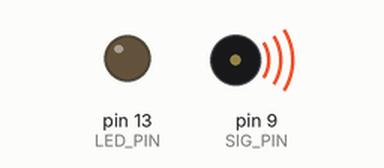
Recording of a sketch running on a simulated Arduino Uno, built with avr-gcc and run on an emulated ATmega328P. Shown: output pins drawn as LEDs (lit = HIGH), buzzer (waves = sounding). Pins used as bus, display or sensor lines are not drawn.

Above: at 0.7 s.
Timing chart, 0 to 5.0 s (numbered marks = the images above):
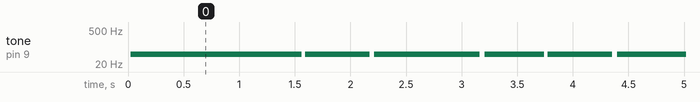

Measured:
- by itself, tone on pin 9 (SIG_PIN): repeats every 2.2 s: silent 0.03 s, 50 Hz 0.58 s, silent 0.04 s, 50 Hz 0.95 s, silent 0.04 s, 50 Hz 0.54 s

The sketch:

SuperFabPPM.ino
```cpp
//this programm will put out a PPM signal

//////////////////////CONFIGURATION///////////////////////////////
#define chanel_number 8  //set the number of chanels
#define default_servo_value 1111  //set the default servo value
#define PPM_Pause 10000  //set the PPM frame length in microseconds (1ms = 1000µs)
#define PPM_PulseLen 6//set the pulse length
#define SIG_PIN 9  //set PPM signal output pin on the arduino
#define LED_PIN 13  //set PPM signal output pin on the arduino
//////////////////////////////////////////////////////////////////

/*this array holds the servo values for the ppm signal
 change theese values in your code (usually servo values move between 1000 and 2000)*/
int ppm[chanel_number], ppmX[(chanel_number+1)*2];
unsigned long lastPing = 0, lastPPM = 0;
unsigned char settings = 0;
unsigned char pulseCounter = 17;


void setup(){
  Serial.begin(19200);
  //initiallize default ppm values
  for(int i=0; i<chanel_number; i++){
    ppm[i]= default_servo_value;
  }
  updatePPM();

  pinMode(SIG_PIN, OUTPUT);
  pinMode(LED_PIN, OUTPUT);
  digitalWrite(LED_PIN, LOW);//turn LEDs off

  timerSetup();
}

void loop(){
  //put main code here
  if(Serial.available() > 5)
  {
    if(Serial.read() == 'F')
    {
      Serial.write('F');
      ppm[2] = map(Serial.read(),30,150,1000,1500);//T
      ppm[3] = map(Serial.read(),30,150,1000,2000);//Y
      ppm[1] = map(Serial.read(),30,150,2000,1000);//P
      ppm[0] = map(Serial.read(),30,150,1000,2000);//R

      settings = Serial.read();
      if(bitRead(settings, 0)) //a1 - arming
        ppm[4] = 1750; //arm
      else
        ppm[4] = 1250; //disarm

      if(bitRead(settings, 1)) //a2 - flight mode
        ppm[5] = 1750; //angle
      else
        ppm[5] = 1250; //headfree

      if(bitRead(settings, 2)) //LED control
        digitalWrite(LED_PIN, HIGH);//turn LEDs on
      else
        digitalWrite(LED_PIN, LOW); //turn LEDs off

      ppm[6] = 1500;//A3
      ppm[7] = 1500;//A4

      lastPing = millis();
    }
    Serial.flush();
  }

  if((millis()-lastPing) > 1050)//if no signal for 1.05 secs
  {
      ppm[2] = 1000;//T
      ppm[3] = 1500;//Y
      ppm[1] = 1500;//P
      ppm[0] = 1500;//R
      ppm[4] = 1250;//A1 - disarm
      ppm[5] = 1750;//A2 - angle
      ppm[6] = 1500;//A3
      ppm[7] = 1500;//A4
//      ppm[0] = 1000;//R
//      ppm[1] = 1100;//P
//      ppm[2] = 1200;//T
//      ppm[3] = 1300;//Y
//      ppm[4] = 1400;//A1 - disarm
//      ppm[5] = 1500;//A2 - angle
//      ppm[6] = 1600;//A3
//      ppm[7] = 1700;//A4
      digitalWrite(LED_PIN, LOW);//turn LEDs off
  }


//  delay(5);
}

ISR(TIMER1_COMPA_vect){//timer1 interrupt 1Hz toggles pin 13 (LED)
//generates pulse wave of frequency 1Hz/2 = 0.5kHz (takes two cycles for full wave- toggle high then toggle low)

  OCR1A = ppmX[pulseCounter++];

  if(pulseCounter >= 18)
  {
    pulseCounter = 0;
    updatePPM();
  }
}

void updatePPM()
{
  ppmX[0]  = 2 * PPM_PulseLen;
  ppmX[1]  = 2 * ppm[0] - PPM_PulseLen;
  ppmX[2]  = 2 * PPM_PulseLen;
  ppmX[3]  = 2 * ppm[1] - PPM_PulseLen;
  ppmX[4]  = 2 * PPM_PulseLen;
  ppmX[5]  = 2 * ppm[2] - PPM_PulseLen;
  ppmX[6]  = 2 * PPM_PulseLen;
  ppmX[7]  = 2 * ppm[3] - PPM_PulseLen;
  ppmX[8]  = 2 * PPM_PulseLen;
  ppmX[9]  = 2 * ppm[4] - PPM_PulseLen;
  ppmX[10] = 2 * PPM_PulseLen;
  ppmX[11] = 2 * ppm[5] - PPM_PulseLen;
  ppmX[12] = 2 * PPM_PulseLen;
  ppmX[13] = 2 * ppm[6] - PPM_PulseLen;
  ppmX[14] = 2 * PPM_PulseLen;
  ppmX[15] = 2 * ppm[7] - PPM_PulseLen;
  ppmX[16] = 2 * PPM_PulseLen;
  ppmX[17] = 2 * PPM_Pause;
}


void timerSetup()
{
  cli();//stop interrupts

  //set timer1 interrupt at 1Hz
  TCCR1A = 0;// set entire TCCR1A register to 0
  TCCR1A |= _BV(COM1A0);//toggle pin 9 on compare
  TIFR1 = (1<<OCF1A);//clear its interrupt flag

  TCCR1B = 0;// same for TCCR1B
  TCNT1  = 0;//initialize counter value to 0
  // set compare match register for 1hz increments
  OCR1A = 50000;// = (16*10^6) / (1*1024) - 1 (must be <65536)
  // turn on CTC mode
  TCCR1B |= (1 << WGM12);
  // Set CS10 and CS12 bits for 1024 prescaler
  TCCR1B |= (1 << CS11)|(1 << CS11);
  // enable timer compare interrupt
  TIMSK1 |= _BV(OCIE1A);

  sei();//allow interrupts
}
```
